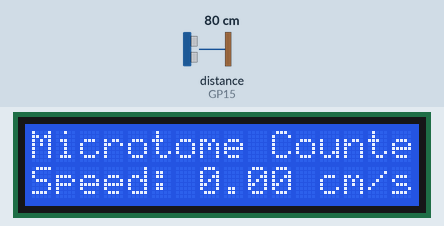
Recording of a program running on a simulated Raspberry Pi Pico running MicroPython. Parts: 16×2 character LCD. Inputs (shaded band) come from the test bench; at power-on: distance to the obstacle (sensor on GP15) 80 cm. The echo pulse lasts 58.3 µs per cm; library files of the repository ran but are not shown: lcd_api.py, pico_i2c_lcd.py.

Above: at 0.1 s.
At 1.1 s:
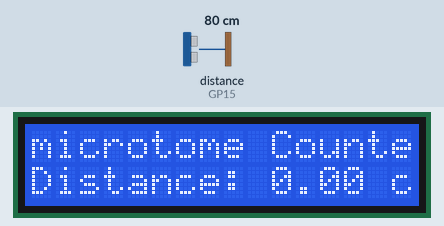
At 2.1 s:
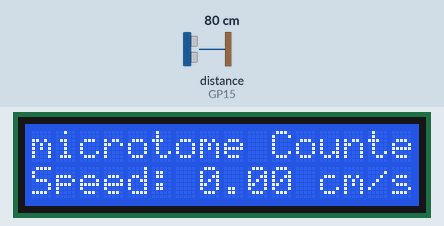

Measured:
- by itself, everything shown: repeats every 4.0 s, in 4 steps
- what the display in image 0 shows lasts 1.0 s, from 0.1 s to 1.1 s
- what the display in image 2 shows lasts 1.1 s, from 2.0 s to 3.1 s

The program:

microtome_rasp_ver.py
```python
from machine import Pin, I2C, time_pulse_us
import utime
from lcd_api import LcdApi
from pico_i2c_lcd import I2cLcd

# Pin definitions
trigPin = Pin(14, Pin.OUT)
echoPin = Pin(15, Pin.IN)

# I2C setup for LCD
I2C_ADDR = 63
I2C_NUM_ROWS = 2
I2C_NUM_COLS = 16
i2c = I2C(0, sda=Pin(0), scl=Pin(1), freq=400000)
lcd = I2cLcd(i2c, I2C_ADDR, I2C_NUM_ROWS, I2C_NUM_COLS)

# Variables for distance measurement
duration = 0
distance = 0

# Variables for counting passes
passCount = 0
bladeClose = False
startTime = 0
endTime = 0
speed = 0
totalDistance = 0

# Moving average variables
bufferSize = 10
speedBuffer = [0] * bufferSize
bufferIndex = 0
movingAverageSpeed = 0

# Motivational messages
messages = [
    "Keep going!",
    "You're doing great!",
    "Almost there!",
    "Stay strong!",
    "You can do it!"
]
messageInterval = 10
messageDuration = 20000
lastMessageTime = 0

def measure_distance():
    global duration, distance
    trigPin.low()
    utime.sleep_us(2)
    trigPin.high()
    utime.sleep_us(10)
    trigPin.low()
    duration = time_pulse_us(echoPin, 1)
    distance = (duration * 0.0343) / 2

def update_speed_buffer(speed):
    global bufferIndex, movingAverageSpeed
    speedBuffer[bufferIndex] = speed
    bufferIndex = (bufferIndex + 1) % bufferSize
    movingAverageSpeed = sum(speedBuffer) / bufferSize

lcd.putstr("Microtome Counter\nInitializing...")

while True:
    measure_distance()

    if distance <= 15 and not bladeClose:
        bladeClose = True
        startTime = utime.ticks_ms()
    elif distance >= 20 and bladeClose:
        bladeClose = False
        endTime = utime.ticks_ms()
        passCount += 1
        speed = 5.0 / (utime.ticks_diff(endTime, startTime) / 1000.0)
        totalDistance += 5.0
        update_speed_buffer(speed)

        print(f"Pass Count: {passCount}")
        print(f"Speed: {speed:.2f} cm/s")
        print(f"Moving Avg Speed: {movingAverageSpeed:.2f} cm/s")
        print(f"Total Distance: {totalDistance:.2f} cm")

        lcd.clear()
        lcd.putstr(f"Passes: {passCount}\n")

        if passCount % messageInterval == 0 and utime.ticks_diff(utime.ticks_ms(), lastMessageTime) > messageDuration:
            lcd.clear()
            lcd.putstr(messages[utime.ticks_ms() % len(messages)])
            lastMessageTime = utime.ticks_ms()
            messageInterval = utime.ticks_ms() % 41 + 10

    if utime.ticks_ms() % 2000 < 1000:
        lcd.move_to(0, 1)
        lcd.putstr(f"Speed: {speed:.2f} cm/s")
    else:
        lcd.move_to(0, 1)
        lcd.putstr(f"Distance: {totalDistance:.2f} cm")

    utime.sleep_ms(100)
```
